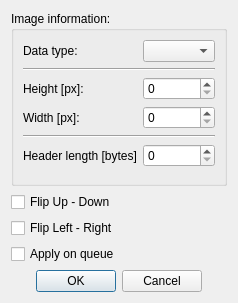
<?xml version="1.0" encoding="UTF-8"?>
<ui version="4.0">
 <class>Dialog</class>
 <widget class="QDialog" name="Dialog">
  <property name="geometry">
   <rect>
    <x>0</x>
    <y>0</y>
    <width>219</width>
    <height>303</height>
   </rect>
  </property>
  <property name="windowTitle">
   <string>Dialog</string>
  </property>
  <layout class="QVBoxLayout" name="verticalLayout">
   <item>
    <widget class="QGroupBox" name="groupBox">
     <property name="title">
      <string>Image information:</string>
     </property>
     <layout class="QFormLayout" name="formLayout">
      <item row="0" column="0">
       <widget class="QLabel" name="label_3">
        <property name="text">
         <string>Data type:</string>
        </property>
       </widget>
      </item>
      <item row="0" column="1">
       <widget class="QComboBox" name="cb_dtype"/>
      </item>
      <item row="2" column="0">
       <widget class="QLabel" name="label_5">
        <property name="text">
         <string>Height [px]:</string>
        </property>
       </widget>
      </item>
      <item row="2" column="1">
       <widget class="QSpinBox" name="sb_height">
        <property name="maximum">
         <number>100000</number>
        </property>
       </widget>
      </item>
      <item row="3" column="0">
       <widget class="QLabel" name="label_4">
        <property name="text">
         <string>Width [px]:</string>
        </property>
       </widget>
      </item>
      <item row="3" column="1">
       <widget class="QSpinBox" name="sb_width">
        <property name="maximum">
         <number>100000</number>
        </property>
       </widget>
      </item>
      <item row="5" column="0">
       <widget class="QLabel" name="label_2">
        <property name="text">
         <string>Header length [bytes]</string>
        </property>
       </widget>
      </item>
      <item row="5" column="1">
       <widget class="QSpinBox" name="sb_header">
        <property name="maximum">
         <number>10000</number>
        </property>
       </widget>
      </item>
      <item row="1" column="0" colspan="2">
       <widget class="Line" name="line">
        <property name="orientation">
         <enum>Qt::Horizontal</enum>
        </property>
       </widget>
      </item>
      <item row="4" column="0" colspan="2">
       <widget class="Line" name="line_2">
        <property name="orientation">
         <enum>Qt::Horizontal</enum>
        </property>
       </widget>
      </item>
     </layout>
    </widget>
   </item>
   <item>
    <widget class="QCheckBox" name="cb_ud">
     <property name="text">
      <string>Flip Up - Down</string>
     </property>
    </widget>
   </item>
   <item>
    <widget class="QCheckBox" name="cb_lr">
     <property name="text">
      <string>Flip Left - Right</string>
     </property>
    </widget>
   </item>
   <item>
    <widget class="QCheckBox" name="cb_all">
     <property name="text">
      <string>Apply on queue</string>
     </property>
    </widget>
   </item>
   <item>
    <widget class="QDialogButtonBox" name="buttonBox">
     <property name="orientation">
      <enum>Qt::Horizontal</enum>
     </property>
     <property name="standardButtons">
      <set>QDialogButtonBox::Cancel|QDialogButtonBox::Ok</set>
     </property>
     <property name="centerButtons">
      <bool>true</bool>
     </property>
    </widget>
   </item>
  </layout>
 </widget>
 <resources/>
 <connections>
  <connection>
   <sender>buttonBox</sender>
   <signal>accepted()</signal>
   <receiver>Dialog</receiver>
   <slot>accept()</slot>
   <hints>
    <hint type="sourcelabel">
     <x>248</x>
     <y>254</y>
    </hint>
    <hint type="destinationlabel">
     <x>157</x>
     <y>274</y>
    </hint>
   </hints>
  </connection>
  <connection>
   <sender>buttonBox</sender>
   <signal>rejected()</signal>
   <receiver>Dialog</receiver>
   <slot>reject()</slot>
   <hints>
    <hint type="sourcelabel">
     <x>316</x>
     <y>260</y>
    </hint>
    <hint type="destinationlabel">
     <x>286</x>
     <y>274</y>
    </hint>
   </hints>
  </connection>
 </connections>
</ui>
